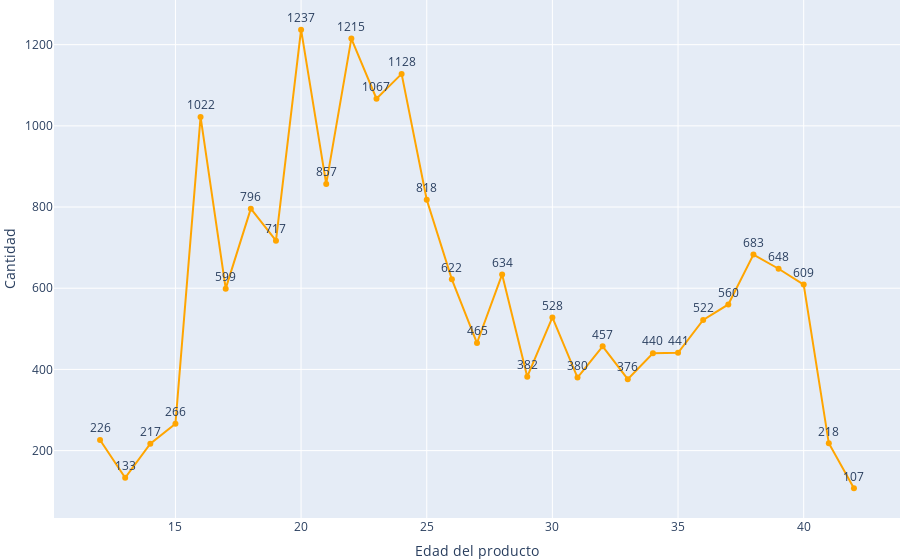

The code cell stored with this chart in its notebook:
### Code cell
# Filtrar y excluir el valor '99' de eda_prod
filtered_data = MORT_FET[MORT_FET['eda_prod'] != 99]

# Calcular el conteo de ocurrencias por eda_prod excluyendo el valor '99'
ocurrencias_por_edad_prod = filtered_data['eda_prod'].value_counts().reset_index()
ocurrencias_por_edad_prod.columns = ['Edad del producto', 'Cantidad de ocurrencias']
ocurrencias_por_edad_prod.to_csv('C://Users//sdvc0//OneDrive//Escritorio//REPOSITORIO_ENAPEA//BACK//Mortalidad//Fetal//Gráficas//MORT_FET_4.csv', index=False)

# Ordenar por edad del producto (opcional, dependiendo de cómo quieras visualizarlo)
ocurrencias_por_edad_prod = ocurrencias_por_edad_prod.sort_values(by='Edad del producto')

# Crear gráfica de líneas con Plotly Express
fig = px.line(ocurrencias_por_edad_prod, x='Edad del producto', y='Cantidad de ocurrencias',
              labels={'Edad del producto': 'Edad del producto', 'Cantidad de ocurrencias': 'Cantidad'},
              text='Cantidad de ocurrencias',
              color_discrete_sequence=['orange'])

fig.update_traces(textposition='top center')
# Configurar diseño de la gráfica
fig.update_layout(
    margin=dict(l=0, r=0, t=0, b=0),
    legend_title='Edad del producto',
    legend=dict(orientation='h', yanchor='bottom', y=1.02, xanchor='right', x=1),
    autosize=True,
)

# Guardar la gráfica en un archivo HTML
fig.write_html('C://Users//sdvc0//OneDrive//Escritorio//REPOSITORIO_ENAPEA//BACK//Mortalidad//Fetal//Gráficas//MORT_FET_4.html')
# Mostrar la gráfica (opcional)
fig.show()

### Figure 1 — Plotly figure (JSON) as saved in the notebook; plotly's stock layout.template omitted (floating-point values rounded to 4 significant figures)
{"data": [{"hovertemplate": "Edad del producto=%{x}<br>Cantidad=%{text}<extra></extra>", "legendgroup": "", "line": {"color": "orange", "dash": "solid"}, "marker": {"symbol": "circle"}, "mode": "lines+markers+text", "name": "", "orientation": "v", "showlegend": false, "text": [226, 133, 217, 266, 1022, 599, 796, 717, 1237, 857, 1215, 1067, 1128, 818, 622, 465, 634, 382, 528, 380, 457, 376, 440, 441, 522, 560, 683, 648, 609, 218, 107], "textposition": "top center", "type": "scatter", "x": [12, 13, 14, 15, 16, 17, 18, 19, 20, 21, 22, 23, 24, 25, 26, 27, 28, 29, 30, 31, 32, 33, 34, 35, 36, 37, 38, 39, 40, 41, 42], "xaxis": "x", "y": [226, 133, 217, 266, 1022, 599, 796, 717, 1237, 857, 1215, 1067, 1128, 818, 622, 465, 634, 382, 528, 380, 457, 376, 440, 441, 522, 560, 683, 648, 609, 218, 107], "yaxis": "y"}], "layout": {"autosize": true, "legend": {"orientation": "h", "title": {"text": "Edad del producto"}, "tracegroupgap": 0, "x": 1, "xanchor": "right", "y": 1.02, "yanchor": "bottom"}, "margin": {"b": 0, "l": 0, "r": 0, "t": 0}, "xaxis": {"anchor": "y", "domain": [0, 1], "title": {"text": "Edad del producto"}}, "yaxis": {"anchor": "x", "domain": [0, 1], "title": {"text": "Cantidad"}}}}
